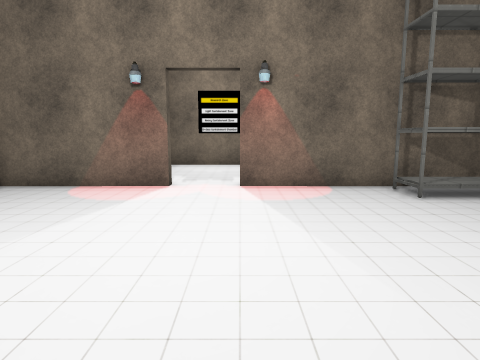
[1] (above)

12 first-person views from a walk through a Godot game level. The camera is 1.4 m above the floor, tilts 8° down and sees 75° across. The floor is counted in squares, 1 m on a side. Each view is taken from the middle of a square. On the plan, view 1 faces up. The plan holds only what a view shows up to about 14 squares ahead; the rest is blank. Some surface patterns are stand-ins.

[2]
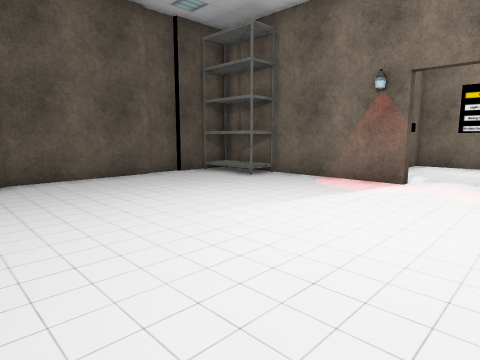

[3]
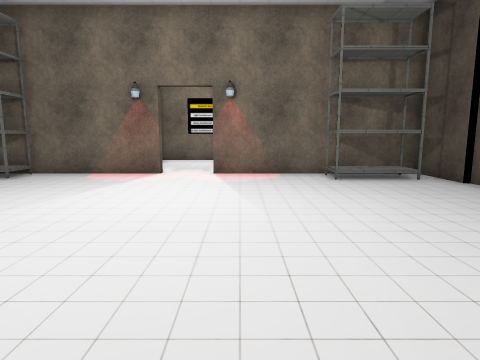

[4]
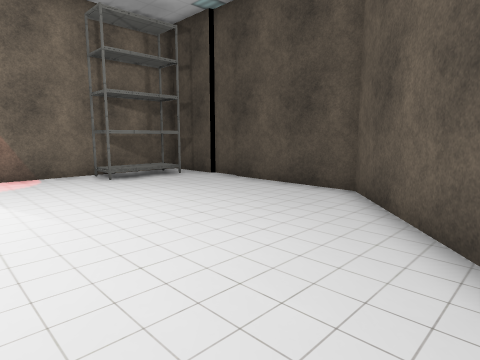

[5]
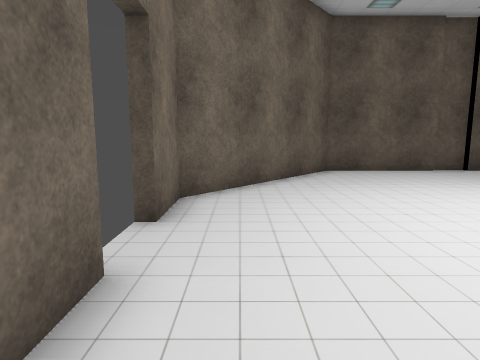

[6]
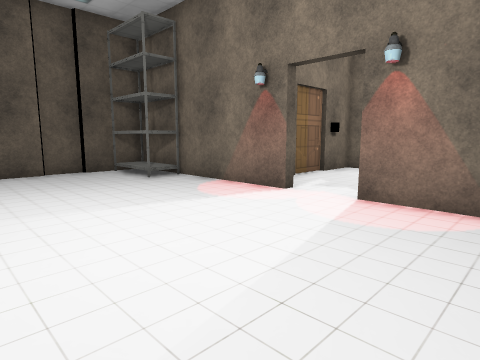

[7]
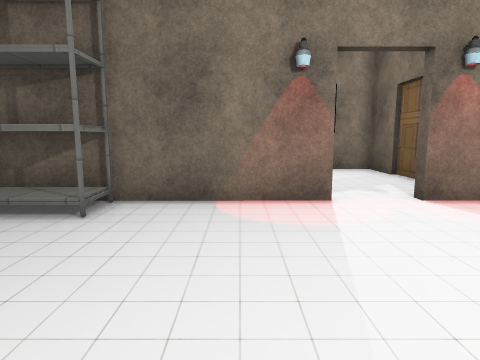

[8]
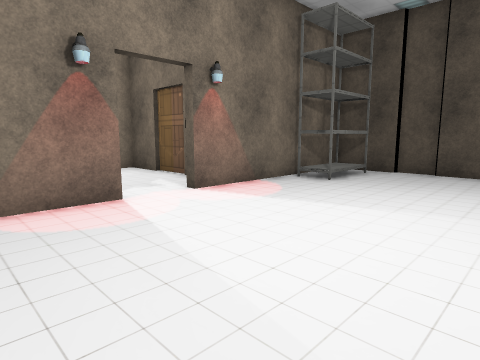

[9]
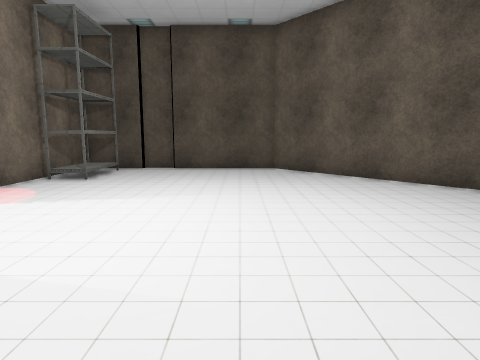

[10]
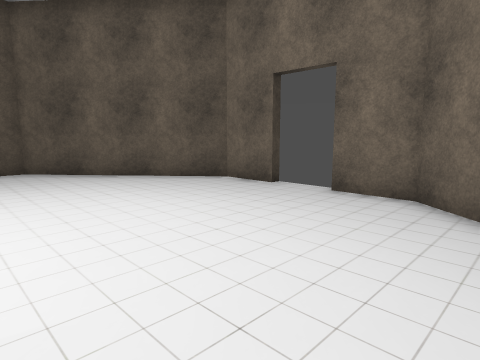

[11]
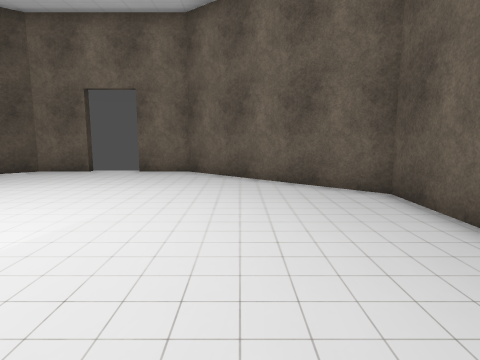

[12]
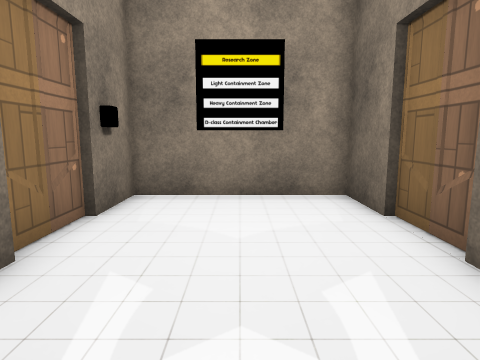

### Floor plan
Points are (right, up) in squares from view 1. A wall is a line through its corners. A room is listed if a view was taken in it or the views show most of it. See-through windows are left out.
Room 1 (views 1, 2, 3, 4, 5, 6, 7, 8, 9, 10, 11, 12)
walls: (-2, 8.7) (-9.7, 8.7) (-9.7, 6.2); (-0.1, -4.4) (2, -4.4) (7.7, 0.5) (7.7, 4.9); (-9.7, 4.9) (-9.7, 0.5) (-4, -4.4) (-2, -4.4) (-2, -4.8); (7.9, 4.9) (7.9, 6.2); (7.7, 6.2) (7.7, 8.7) (0, 8.7); (-9.9, 6.2) (-9.9, 4.9)
ways out: opening at (-0.5, 9) to room 2
objects: shelf (-9, 8) to (-7, 8); shelf (4, 7) to (7, 8)
Room 2 (no view inside)
walls: (1.7, 11.6) (1.7, 13.5); (1.8, 12.5) (1.7, 13.4); (1.6, 13.4) (1.6, 15.4) (-3.5, 15.4) (-3.5, 13.4); (-3.7, 13.4) (-3.8, 12.5); (-2, 9.1) (-2, 8.7); (-3.7, 13.5) (-3.7, 11.6); (0, 8.7) (0, 9.1)
low walls: (1.7, 11.6) (1.8, 12.3); (-3.8, 12.3) (-3.7, 11.6)
ways out: opening at (-0.5, 9) to room 1; closed door at (-3.8, 13.2); closed door at (2, 12)

Where each view was taken, in squares from view 1:
view 1: 0 up, 0 right, facing up
view 2: 1 down, 1 right, facing up-left
view 3: 3 down, 1 right, facing up
view 4: 3 down, 0 right, facing up-right
view 5: 3 down, 3 right, facing left
view 6: 2 up, 3 right, facing up-left
view 7: 2 up, 4 left, facing up
view 8: 2 up, 5 left, facing up-right
view 9: 2 up, 6 left, facing right
view 10: 3 up, 6 left, facing down-right
view 11: 8 up, 6 left, facing down
view 12: 8 up, 1 left, facing up
